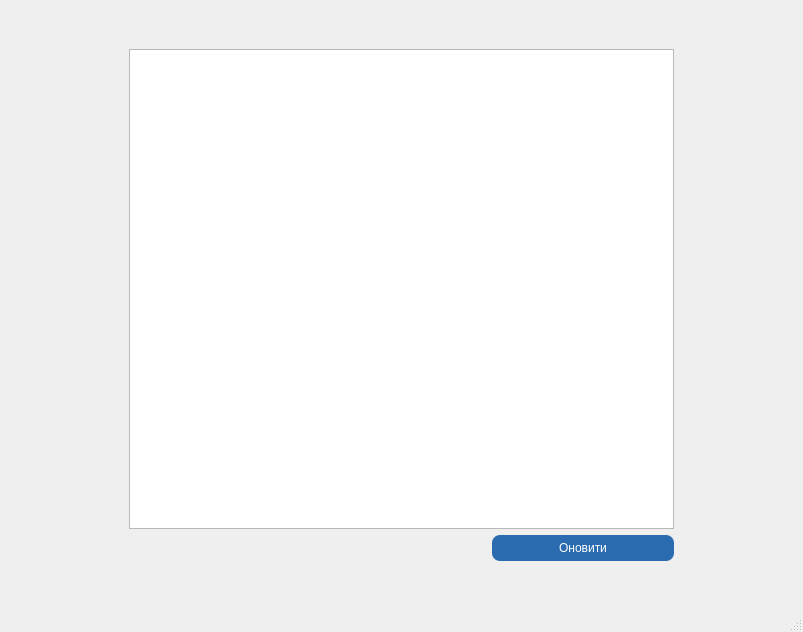
<?xml version="1.0" encoding="UTF-8"?>
<ui version="4.0">
 <class>CardLogger</class>
 <widget class="QMainWindow" name="CardLogger">
  <property name="geometry">
   <rect>
    <x>0</x>
    <y>0</y>
    <width>803</width>
    <height>632</height>
   </rect>
  </property>
  <property name="windowTitle">
   <string>MainWindow</string>
  </property>
  <widget class="QWidget" name="centralwidget">
   <layout class="QGridLayout" name="gridLayout" rowstretch="0,2,2,0" columnstretch="0,1,1,0">
    <item row="0" column="1">
     <spacer name="verticalSpacer">
      <property name="orientation">
       <enum>Qt::Orientation::Vertical</enum>
      </property>
      <property name="sizeHint" stdset="0">
       <size>
        <width>20</width>
        <height>40</height>
       </size>
      </property>
     </spacer>
    </item>
    <item row="3" column="2">
     <spacer name="verticalSpacer_2">
      <property name="orientation">
       <enum>Qt::Orientation::Vertical</enum>
      </property>
      <property name="sizeHint" stdset="0">
       <size>
        <width>20</width>
        <height>40</height>
       </size>
      </property>
     </spacer>
    </item>
    <item row="1" column="1" rowspan="2" colspan="2">
     <layout class="QVBoxLayout" name="verticalLayout">
      <item>
       <widget class="QTableWidget" name="tableLogger"/>
      </item>
      <item>
       <layout class="QHBoxLayout" name="horizontalLayout_3" stretch="2,1">
        <item>
         <spacer name="horizontalSpacer_3">
          <property name="orientation">
           <enum>Qt::Orientation::Horizontal</enum>
          </property>
          <property name="sizeHint" stdset="0">
           <size>
            <width>40</width>
            <height>20</height>
           </size>
          </property>
         </spacer>
        </item>
        <item>
         <widget class="QPushButton" name="buttonUpdate">
          <property name="styleSheet">
           <string notr="true">QPushButton { background-color: #2B6CB0;
        color: white;
        border: none;
        border-radius: 8px;
        padding: 6px 14px;
        font: 12px 'Segoe UI';}
        QPushButton:hover {
            background-color: #2C5282; }
        QPushButton:pressed {
            background-color: #1A365D; }</string>
          </property>
          <property name="text">
           <string>Оновити</string>
          </property>
          <property name="iconSize">
           <size>
            <width>16</width>
            <height>16</height>
           </size>
          </property>
         </widget>
        </item>
       </layout>
      </item>
     </layout>
    </item>
    <item row="1" column="0">
     <spacer name="horizontalSpacer">
      <property name="orientation">
       <enum>Qt::Orientation::Horizontal</enum>
      </property>
      <property name="sizeHint" stdset="0">
       <size>
        <width>120</width>
        <height>20</height>
       </size>
      </property>
     </spacer>
    </item>
    <item row="1" column="3">
     <spacer name="horizontalSpacer_2">
      <property name="orientation">
       <enum>Qt::Orientation::Horizontal</enum>
      </property>
      <property name="sizeHint" stdset="0">
       <size>
        <width>120</width>
        <height>20</height>
       </size>
      </property>
     </spacer>
    </item>
   </layout>
  </widget>
  <widget class="QMenuBar" name="menubar">
   <property name="geometry">
    <rect>
     <x>0</x>
     <y>0</y>
     <width>803</width>
     <height>22</height>
    </rect>
   </property>
  </widget>
  <widget class="QStatusBar" name="statusbar"/>
 </widget>
 <resources/>
 <connections/>
</ui>
